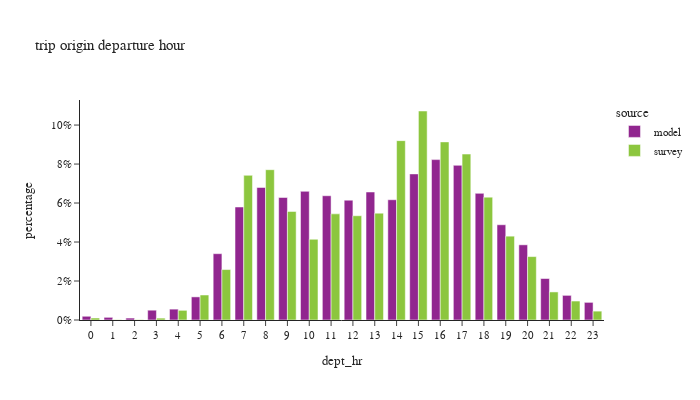

The cell this chart's notebook holds for it:
### Code cell
df_plot = df_trip.groupby(['dept_hr','source'])['trexpfac'].agg(sample_count='size', trexpfac='sum').reset_index()
df_plot['percentage'] = df_plot.groupby(['source'], group_keys=False)['trexpfac']. \
    apply(lambda x: x / float(x.sum()))

fig = px.bar(df_plot, x="dept_hr", y="percentage", color="source",
             barmode="group",title="trip origin departure hour",
             hover_data=['trexpfac','sample_count'])
fig.update_layout(height=400, width=700, font=dict(size=11),
                  xaxis = dict(dtick = 1, categoryorder='category ascending'),
                  yaxis=dict(tickformat=".0%"))
fig.show()

### Figure 1 — Plotly figure (JSON) as saved in the notebook; plotly's stock layout.template omitted (floating-point values rounded to 4 significant figures)
{"data": [{"alignmentgroup": "True", "customdata": [[31130.0, 31130.0], [22210.0, 22210.0], [16130.0, 16130.0], [81990.0, 81990.0], [90870.0, 90870.0], [193200.0, 193200.0], [554200.0, 554200.0], [944300.0, 944300.0], [1107000.0, 1107000.0], [1024000.0, 1024000.0], [1075000.0, 1075000.0], [1038000.0, 1038000.0], [1001000.0, 1001000.0], [1069000.0, 1069000.0], [1005000.0, 1005000.0], [1221000.0, 1221000.0], [1340000.0, 1340000.0], [1292000.0, 1292000.0], [1058000.0, 1058000.0], [795800.0, 795800.0], [628200.0, 628200.0], [346500.0, 346500.0], [205900.0, 205900.0], [147300.0, 147300.0]], "hovertemplate": "source=model<br>dept_hr=%{x}<br>percentage=%{y}<br>trexpfac=%{customdata[0]}<br>sample_count=%{customdata[1]}<extra></extra>", "legendgroup": "model", "marker": {"color": "#91268F", "pattern": {"shape": ""}}, "name": "model", "offsetgroup": "model", "orientation": "v", "showlegend": true, "textposition": "auto", "type": "bar", "x": [0, 1, 2, 3, 4, 5, 6, 7, 8, 9, 10, 11, 12, 13, 14, 15, 16, 17, 18, 19, 20, 21, 22, 23], "xaxis": "x", "y": [0.001911, 0.001363, 0.0009904, 0.005034, 0.005578, 0.01186, 0.03402, 0.05797, 0.06798, 0.06284, 0.06601, 0.06374, 0.06147, 0.06565, 0.06169, 0.07494, 0.08227, 0.07934, 0.06496, 0.04886, 0.03856, 0.02127, 0.01264, 0.009042], "yaxis": "y"}, {"alignmentgroup": "True", "customdata": [[14160.0, 37.0], [1901.0, 10.0], [2284.0, 18.0], [13390.0, 31.0], [68940.0, 82.0], [178200.0, 214.0], [359700.0, 676.0], [1032000.0, 1625.0], [1072000.0, 1961.0], [774200.0, 1565.0], [575800.0, 1583.0], [756900.0, 1781.0], [743500.0, 1915.0], [761800.0, 1816.0], [1279000.0, 2135.0], [1491000.0, 2486.0], [1270000.0, 2478.0], [1183000.0, 2609.0], [876200.0, 2047.0], [597800.0, 1460.0], [452200.0, 1035.0], [200100.0, 623.0], [135200.0, 276.0], [63200.0, 133.0]], "hovertemplate": "source=survey<br>dept_hr=%{x}<br>percentage=%{y}<br>trexpfac=%{customdata[0]}<br>sample_count=%{customdata[1]}<extra></extra>", "legendgroup": "survey", "marker": {"color": "#8CC63E", "pattern": {"shape": ""}}, "name": "survey", "offsetgroup": "survey", "orientation": "v", "showlegend": true, "textposition": "auto", "type": "bar", "x": [0, 1, 2, 3, 4, 5, 6, 7, 8, 9, 10, 11, 12, 13, 14, 15, 16, 17, 18, 19, 20, 21, 22, 23], "xaxis": "x", "y": [0.001019, 0.0001367, 0.0001643, 0.0009632, 0.004959, 0.01282, 0.02587, 0.07422, 0.0771, 0.05569, 0.04142, 0.05444, 0.05348, 0.0548, 0.09201, 0.1072, 0.09137, 0.08512, 0.06302, 0.043, 0.03253, 0.0144, 0.009724, 0.004546], "yaxis": "y"}], "layout": {"barmode": "group", "font": {"size": 11}, "height": 400, "legend": {"title": {"text": "source"}, "tracegroupgap": 0}, "title": {"text": "trip origin departure hour"}, "width": 700, "xaxis": {"anchor": "y", "categoryorder": "category ascending", "domain": [0.0, 1.0], "dtick": 1, "title": {"text": "dept_hr"}}, "yaxis": {"anchor": "x", "domain": [0.0, 1.0], "tickformat": ".0%", "title": {"text": "percentage"}}}}
